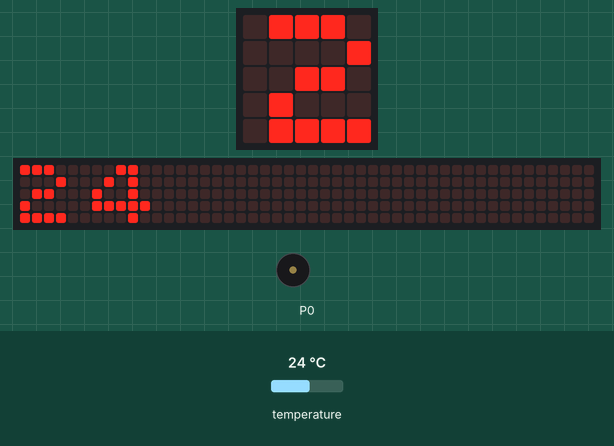
This program was run on a simulated BBC micro:bit (MakeCode). Parts: the board's 5×5 LED display, a strip that is not on the board, showing the scrolling text unrolled, buzzer (waves = sounding). Inputs (shaded band) come from the test bench; at power-on: temperature 24 °C. The 48×5 strip is a reading aid, not a part: it shows the text the display is scrolling, unrolled, one strip-width of it at a time.

Above: at 1.27 s.
1.3 s: temperature set to 22.4 °C
At 3.99 s:
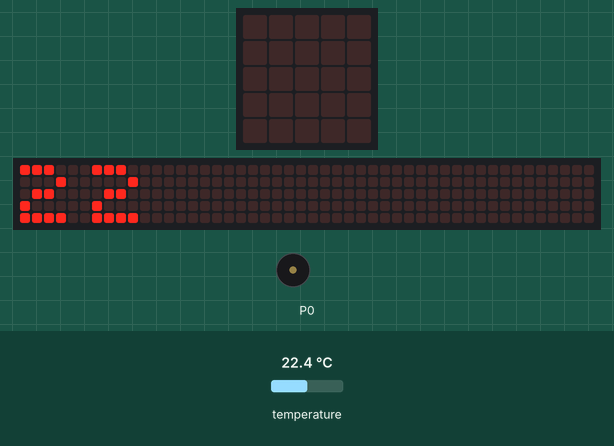
4.8 s: temperature set to 21.6 °C
At 7.23 s:
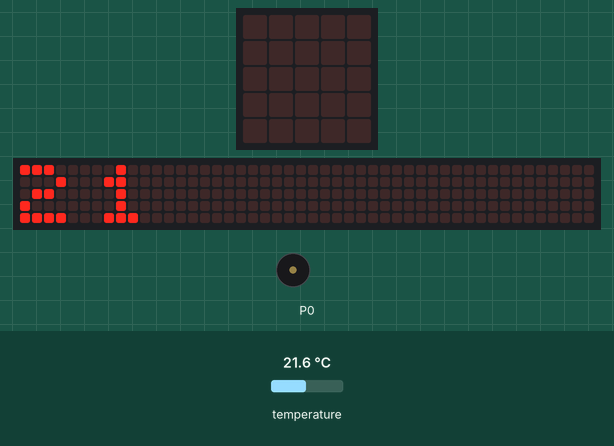
8.4 s: temperature set to 12 °C
At 13.47 s:
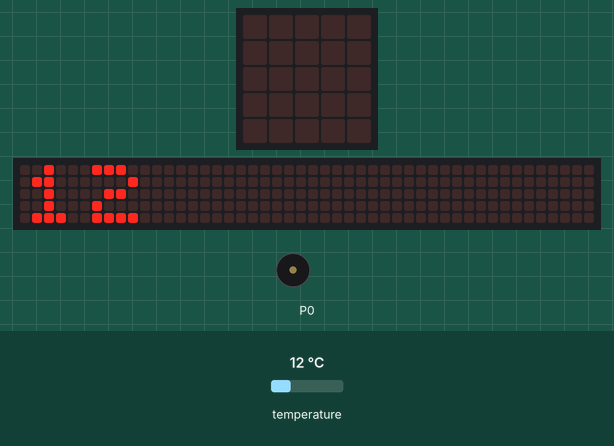
Timing chart, 0 to 18.3 s (numbered marks = the images above; inputs shaded):
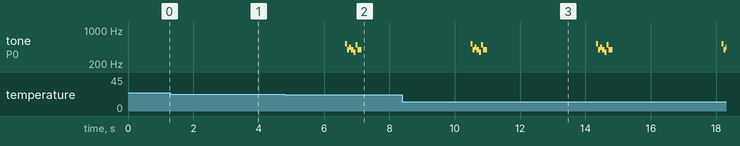

Measured:
- the behaviour switches between 22 and 21.9 °C on temperature (found by bisection; images 1 and 2)
- after the input at 4.8 s, tone on P0: plays 523 Hz for 0.07 s, 392 Hz for 0.07 s, 440 Hz for 0.07 s, 392 Hz for 0.07 s, 349 Hz for 0.07 s, 494 Hz for 0.07 s … (7 notes in this stretch), starting after 1.8 s
- what the display in image 3 shows lasts 0.4 s, from 13.3 s to 13.7 s

The program:

main.ts
```typescript
basic.forever(function () {
    if (input.temperature() > 25) {
        music.play(music.stringPlayable("C5 B C5 B B B C5 C5 ", 999), music.PlaybackMode.UntilDone)
        basic.showNumber(input.temperature())
        basic.showArrow(ArrowNames.North)
        basic.clearScreen()
    } else if (input.temperature() < 22) {
        music.play(music.stringPlayable("C5 G A G F B G G ", 999), music.PlaybackMode.UntilDone)
        basic.showNumber(input.temperature())
        basic.showArrow(ArrowNames.South)
        basic.clearScreen()
    } else {
        basic.showIcon(IconNames.Yes)
        basic.clearScreen()
        basic.showNumber(input.temperature())
    }
})
```

test.ts
```typescript
// testes vão aqui; isto não será compilado quando este pacote for usado como uma extensão.
```
